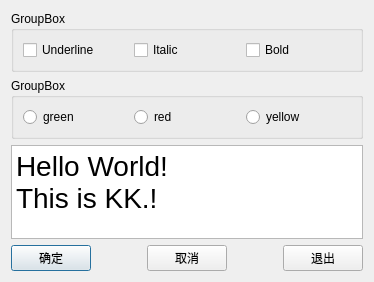
<?xml version="1.0" encoding="UTF-8"?>
<ui version="4.0">
 <class>Dialog</class>
 <widget class="QDialog" name="Dialog">
  <property name="geometry">
   <rect>
    <x>0</x>
    <y>0</y>
    <width>374</width>
    <height>282</height>
   </rect>
  </property>
  <property name="windowTitle">
   <string>Dialog</string>
  </property>
  <layout class="QVBoxLayout" name="verticalLayout">
   <item>
    <widget class="QGroupBox" name="groupBox">
     <property name="title">
      <string>GroupBox</string>
     </property>
     <layout class="QHBoxLayout" name="horizontalLayout">
      <item>
       <widget class="QCheckBox" name="checkBoxUnderline">
        <property name="text">
         <string>Underline</string>
        </property>
       </widget>
      </item>
      <item>
       <widget class="QCheckBox" name="checkBoxItalic">
        <property name="text">
         <string>Italic</string>
        </property>
       </widget>
      </item>
      <item>
       <widget class="QCheckBox" name="checkBoxBold">
        <property name="text">
         <string>Bold</string>
        </property>
       </widget>
      </item>
     </layout>
    </widget>
   </item>
   <item>
    <widget class="QGroupBox" name="groupBox_2">
     <property name="title">
      <string>GroupBox</string>
     </property>
     <layout class="QHBoxLayout" name="horizontalLayout_2">
      <item>
       <widget class="QRadioButton" name="rBtnGreen">
        <property name="text">
         <string>green</string>
        </property>
       </widget>
      </item>
      <item>
       <widget class="QRadioButton" name="rBtnRed">
        <property name="text">
         <string>red</string>
        </property>
       </widget>
      </item>
      <item>
       <widget class="QRadioButton" name="rBtnYellow">
        <property name="text">
         <string>yellow</string>
        </property>
       </widget>
      </item>
     </layout>
    </widget>
   </item>
   <item>
    <widget class="QPlainTextEdit" name="plainTextEdit">
     <property name="font">
      <font>
       <pointsize>21</pointsize>
      </font>
     </property>
     <property name="plainText">
      <string>Hello World!
This is KK.!</string>
     </property>
    </widget>
   </item>
   <item>
    <layout class="QHBoxLayout" name="horizontalLayout_3">
     <item>
      <widget class="QPushButton" name="btnOk">
       <property name="text">
        <string>确定</string>
       </property>
      </widget>
     </item>
     <item>
      <spacer name="horizontalSpacer_2">
       <property name="orientation">
        <enum>Qt::Horizontal</enum>
       </property>
       <property name="sizeHint" stdset="0">
        <size>
         <width>40</width>
         <height>20</height>
        </size>
       </property>
      </spacer>
     </item>
     <item>
      <widget class="QPushButton" name="btnCancle">
       <property name="text">
        <string>取消</string>
       </property>
      </widget>
     </item>
     <item>
      <spacer name="horizontalSpacer">
       <property name="orientation">
        <enum>Qt::Horizontal</enum>
       </property>
       <property name="sizeHint" stdset="0">
        <size>
         <width>40</width>
         <height>20</height>
        </size>
       </property>
      </spacer>
     </item>
     <item>
      <widget class="QPushButton" name="btnClose">
       <property name="text">
        <string>退出</string>
       </property>
      </widget>
     </item>
    </layout>
   </item>
  </layout>
 </widget>
 <resources/>
 <connections>
  <connection>
   <sender>btnOk</sender>
   <signal>clicked()</signal>
   <receiver>Dialog</receiver>
   <slot>accept()</slot>
   <hints>
    <hint type="sourcelabel">
     <x>49</x>
     <y>259</y>
    </hint>
    <hint type="destinationlabel">
     <x>186</x>
     <y>140</y>
    </hint>
   </hints>
  </connection>
  <connection>
   <sender>btnCancle</sender>
   <signal>clicked()</signal>
   <receiver>Dialog</receiver>
   <slot>reject()</slot>
   <hints>
    <hint type="sourcelabel">
     <x>186</x>
     <y>259</y>
    </hint>
    <hint type="destinationlabel">
     <x>186</x>
     <y>140</y>
    </hint>
   </hints>
  </connection>
  <connection>
   <sender>btnClose</sender>
   <signal>clicked()</signal>
   <receiver>Dialog</receiver>
   <slot>close()</slot>
   <hints>
    <hint type="sourcelabel">
     <x>323</x>
     <y>259</y>
    </hint>
    <hint type="destinationlabel">
     <x>186</x>
     <y>140</y>
    </hint>
   </hints>
  </connection>
 </connections>
</ui>
